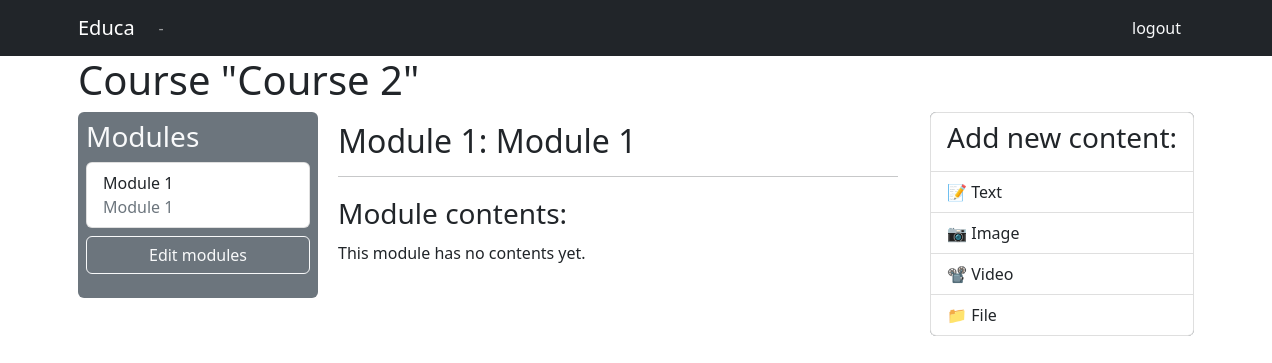
/course/module/5/ (signed in), run on an earlier commit of the app's database.
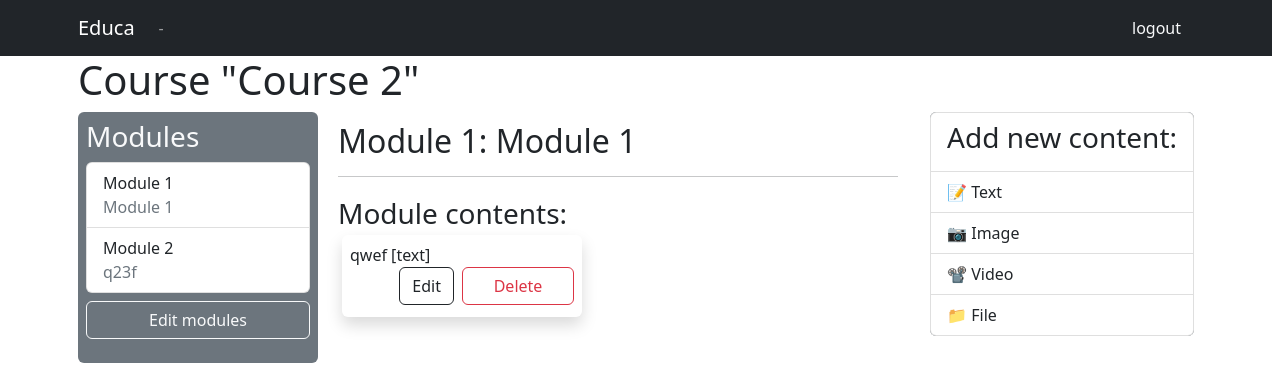
And on a later commit of the database.
### courses/models.py (models this page shows, shortened)
class Course(models.Model):
    owner = models.ForeignKey(User, related_name='courses_created', on_delete=models.CASCADE)
    subject = models.ForeignKey(Subject, related_name='courses', on_delete=models.CASCADE)
    title = models.CharField(max_length=200)
    slug = models.SlugField(max_length=200, unique=True)
    overview = models.TextField()
    created = models.DateTimeField(auto_now_add=True)
    class Meta:
        ordering = ['-created']

class Module(models.Model):
    course = models.ForeignKey(Course, related_name='modules', on_delete=models.CASCADE)
    title = models.CharField(max_length=200)
    description = models.TextField(blank=True)
    order = OrderField(blank=True, for_fields=['course'])
    class Meta:
        ordering = ['order']

class Content(models.Model):
    module = models.ForeignKey(Module, related_name='contents', on_delete=models.CASCADE)
    content_type = models.ForeignKey(ContentType, on_delete=models.CASCADE, limit_choices_to={'model__in': ('text', 'video', 'image', 'file')})
    object_id = models.PositiveIntegerField()
    item = GenericForeignKey('content_type', 'object_id')
    order = OrderField(blank=True, for_fields=['module'])
    class Meta:
        ordering = ['order']

class ItemBase(models.Model):
    owner = models.ForeignKey(User, related_name='%(class)s_related', on_delete=models.CASCADE)
    title = models.CharField(max_length=250)
    created = models.DateTimeField(auto_now_add=True)
    updated = models.DateTimeField(auto_now=True)
    class Meta:
        abstract = True
    def __str__(self):
        return self.title

class Text(ItemBase):
    content = models.TextField()

### courses/views.py (the view)
# urls.py: path('module/<int:module_id>/', views.ModuleContentListView.as_view(), name='module_content_list'),
class ModuleContentListView(TemplateResponseMixin, View):
    template_name = 'courses/manage/module/content_list.html'
    def get(self, request, module_id):
        module = get_object_or_404(Module, id=module_id, course__owner=request.user)
        return self.render_to_response({'module': module})

### courses/templatetags/course.py (called while the page is built)
@register.filter
def model_name(obj):
    try:
        return obj._meta.model_name
    except AttributeError:
        return None

### courses/templates/courses/manage/module/content_list.html (shortened to what this page needs)
{% extends "base.html" %}
{% load course %}
{% block content %}
    <div class="container">
    {% with course=module.course %}
        <h1>Course "{{ course.title }}"</h1>
        <div class="p-2 bg-secondary text-light rounded float-start" style="width: 15rem;">
            <h3>Modules</h3>
            <ul id="modules" class="list-group" style="width: 14rem; float: left;" >
                {% for m in course.modules.all %}
                    <li class="list-group-item" data-id="{{ m.id }}" {% if m == module %} class="selected"{% endif %}>
                        <a href="{% url "module_content_list" m.id %}" class="link-dark">
                            <span>
                            Module <span class="order">{{ m.order|add:1 }}</span>
                            </span>
                            <br>
                            <div class="link-secondary">{{ m.title }}</div>
                        </a>
                    </li>
                    {% empty %}
                    <li class="list-group-item ">No modules yet.</li>
                {% endfor %}
            </ul>
            <p><a href="{% url "course_module_update" course.id %}" class="btn btn-outline-light mt-2 w-100">
                Edit modules</a></p>
        </div>
        <div class="module float-start">
            <h2>Module {{ module.order|add:1 }}: {{ module.title }}</h2><hr>
            <h3>Module contents:</h3>
            <div id="module-contents">
                {% for content in module.contents.all %}
                    <div data-id="{{ content.id }}" style="width: 60rem;" class="bg-dark">
                        {% with item=content.item %}
                            <div class="float-start p-2 m-1 rounded shadow" style="width:15rem;">
                                    {{ item }} [{{ item|model_name }}]
                                <form action="{% url "module_content_delete" content.id %}" method="POST">
                                    <input type="submit" value="Delete" class="btn btn-outline-danger float-end" style="width:50%">
                                </form>
                                <a href="{% url "module_content_update" module.id item|model_name item.id %}" class="btn btn-outline-dark mb-1 me-2 float-end">Edit</a>
                            </div>
                        {% endwith %}
                    </div>
                    {% empty %}
                    <p>This module has no contents yet.</p>
                {% endfor %}
            </div>
        </div>
        <div>
            <ul class="list-group float-end bg-secondary">
                <li class="list-group-item"><h3 class="link-dark">
                    Add new content:</h3></li>
                <li class="list-group-item"><a href="{% url "module_content_create" module.id "text" %}" class="link-dark">
                    📝 Text</a></li>
                <li class="list-group-item"><a href="{% url "module_content_create" module.id "image" %}" class="link-dark">
                    📷 Image</a></li>
                <li class="list-group-item"><a href="{% url "module_content_create" module.id "video" %}" class="link-dark">
                    📽 Video</a></li>
                <li class="list-group-item"><a href="{% url "module_content_create" module.id "file" %}" class="link-dark">
                    📁 File</a></li>
            </ul>
        </div>
    {% endwith %}
    </div>
{% endblock %}

### courses/templates/base.html (shortened to what this page needs)
{% load static %}
<!DOCTYPE html>
<html lang="en">
<head>
    <link href="{% static 'css/base.css' %}" rel="stylesheet">
    <link href="https://cdn.jsdelivr.net/npm/bootstrap@5.2.0/dist/css/bootstrap.min.css" rel="stylesheet"
>
</head>
<body>
<nav class="navbar navbar-expand-lg navbar-dark bg-dark">
    <div class="container">
        <a class="navbar-brand" href="/">Educa</a>
        <div class="collapse navbar-collapse" id="navbarNavAltMarkup">
            <div class="navbar-nav">
                <div class="selected nav-item">
                    <a href="#" class="nav-link">-</a>
                </div>
            </div>
        </div>
        <div class="navbar-nav">
            <div class="selected nav-item">
                {% if request.user.is_authenticated %}
                    <a href="{% url "logout" %}" class="link-light btn btn-outline">logout</a>
                {% else %}
                    <a href="{% url "login" %}" class="link-light btn btn-outline">login</a>
                {% endif %}
            </div>
        </div>
    </div>
</nav>
<div id="content">
    {% block content %}
    {% endblock %}
</div>
</body>
</html>

### courses/static/css/base.css (style rules this page uses)
input, select, textarea { border:1px solid #ccc; border-bottom:3px solid #ccc; padding:8px 12px; font-size:16px; float:left; clear:both; width:300px; }
.module { padding:10px 20px; float:left; width:600px; }
.module h3 { margin:20px 0 0; padding:0; width:100%; }

### courses/templates/base.html (style rules this page uses)
a { text-decoration: none; }

What changed in the data, as far as the page shows it:
added Module: order|add "2", title "q23f"
added Content: item "qwef", item|model_name "text"
Also different on the page:
text no longer shown: "This module has no contents yet."
